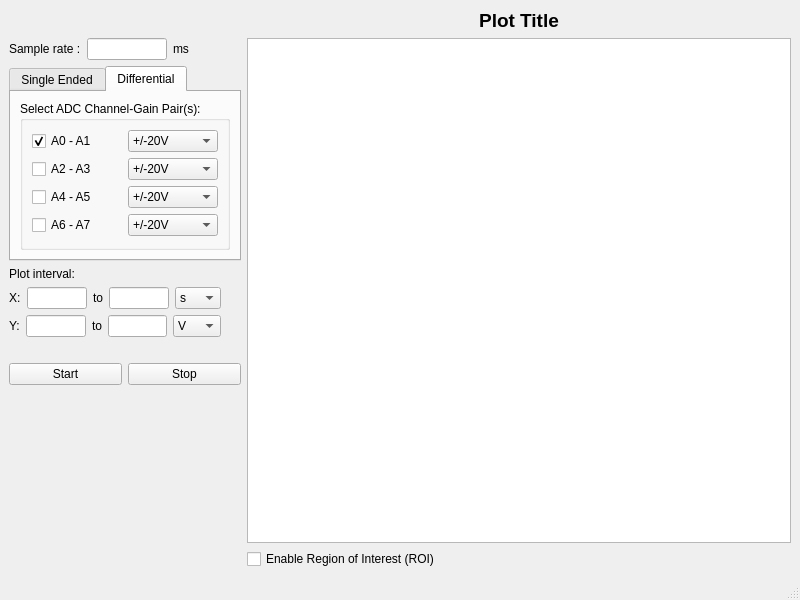
<?xml version="1.0" encoding="UTF-8"?>
<ui version="4.0">
 <class>MainWindow</class>
 <widget class="QMainWindow" name="MainWindow">
  <property name="geometry">
   <rect>
    <x>0</x>
    <y>0</y>
    <width>800</width>
    <height>600</height>
   </rect>
  </property>
  <property name="windowTitle">
   <string>MCC DAQ Monitor</string>
  </property>
  <widget class="QWidget" name="centralwidget">
   <layout class="QGridLayout" name="gridLayout" columnstretch="1,3">
    <item row="1" column="0" rowspan="2">
     <layout class="QVBoxLayout" name="verticalLayout">
      <item>
       <layout class="QHBoxLayout" name="horizontalLayout">
        <item>
         <widget class="QLabel" name="label">
          <property name="text">
           <string>Sample rate :</string>
          </property>
         </widget>
        </item>
        <item>
         <widget class="QLineEdit" name="lineEdit_sample_rate">
          <property name="sizePolicy">
           <sizepolicy hsizetype="Maximum" vsizetype="Fixed">
            <horstretch>0</horstretch>
            <verstretch>0</verstretch>
           </sizepolicy>
          </property>
          <property name="maximumSize">
           <size>
            <width>80</width>
            <height>16777215</height>
           </size>
          </property>
          <property name="maxLength">
           <number>5</number>
          </property>
          <property name="frame">
           <bool>true</bool>
          </property>
          <property name="alignment">
           <set>Qt::AlignRight|Qt::AlignTrailing|Qt::AlignVCenter</set>
          </property>
         </widget>
        </item>
        <item>
         <widget class="QLabel" name="label_2">
          <property name="sizePolicy">
           <sizepolicy hsizetype="Preferred" vsizetype="Preferred">
            <horstretch>0</horstretch>
            <verstretch>0</verstretch>
           </sizepolicy>
          </property>
          <property name="text">
           <string>ms</string>
          </property>
         </widget>
        </item>
        <item>
         <spacer name="horizontalSpacer">
          <property name="orientation">
           <enum>Qt::Horizontal</enum>
          </property>
          <property name="sizeType">
           <enum>QSizePolicy::Expanding</enum>
          </property>
          <property name="sizeHint" stdset="0">
           <size>
            <width>40</width>
            <height>20</height>
           </size>
          </property>
         </spacer>
        </item>
       </layout>
      </item>
      <item>
       <widget class="QTabWidget" name="tabWidget">
        <property name="sizePolicy">
         <sizepolicy hsizetype="Expanding" vsizetype="Maximum">
          <horstretch>0</horstretch>
          <verstretch>0</verstretch>
         </sizepolicy>
        </property>
        <property name="currentIndex">
         <number>1</number>
        </property>
        <widget class="QWidget" name="tab_single">
         <attribute name="title">
          <string>Single Ended</string>
         </attribute>
         <layout class="QVBoxLayout" name="verticalLayout_2">
          <item>
           <widget class="QGroupBox" name="groupBox_2">
            <property name="title">
             <string>Select ADC Channel(s): 0 - 10V</string>
            </property>
            <layout class="QGridLayout" name="gridLayout_2">
             <item row="2" column="1">
              <widget class="QCheckBox" name="checkBox_chan5">
               <property name="text">
                <string>A5 (Pin 8)</string>
               </property>
              </widget>
             </item>
             <item row="0" column="0">
              <widget class="QCheckBox" name="checkBox_chan0">
               <property name="text">
                <string>A0 (Pin 1)</string>
               </property>
               <property name="checked">
                <bool>true</bool>
               </property>
              </widget>
             </item>
             <item row="0" column="1">
              <widget class="QCheckBox" name="checkBox_chan1">
               <property name="text">
                <string>A1 (Pin 2)</string>
               </property>
              </widget>
             </item>
             <item row="1" column="1">
              <widget class="QCheckBox" name="checkBox_chan3">
               <property name="text">
                <string>A3 (Pin 5)</string>
               </property>
              </widget>
             </item>
             <item row="2" column="0">
              <widget class="QCheckBox" name="checkBox_chan4">
               <property name="text">
                <string>A4 (Pin 7)</string>
               </property>
              </widget>
             </item>
             <item row="1" column="0">
              <widget class="QCheckBox" name="checkBox_chan2">
               <property name="text">
                <string>A2 (Pin 4)</string>
               </property>
              </widget>
             </item>
             <item row="3" column="0">
              <widget class="QCheckBox" name="checkBox_chan6">
               <property name="text">
                <string>A6 (Pin 10)</string>
               </property>
              </widget>
             </item>
             <item row="3" column="1">
              <widget class="QCheckBox" name="checkBox_chan7">
               <property name="text">
                <string>A7 (Pin 11)</string>
               </property>
              </widget>
             </item>
            </layout>
           </widget>
          </item>
         </layout>
        </widget>
        <widget class="QWidget" name="tab_diff">
         <attribute name="title">
          <string>Differential</string>
         </attribute>
         <layout class="QVBoxLayout" name="verticalLayout_3">
          <item>
           <widget class="QGroupBox" name="groupBox_3">
            <property name="title">
             <string>Select ADC Channel-Gain Pair(s):</string>
            </property>
            <layout class="QGridLayout" name="gridLayout_3">
             <item row="3" column="0">
              <widget class="QCheckBox" name="checkBox_chan32">
               <property name="text">
                <string>A2 - A3</string>
               </property>
              </widget>
             </item>
             <item row="5" column="0">
              <widget class="QCheckBox" name="checkBox_chan76">
               <property name="text">
                <string>A6 - A7</string>
               </property>
              </widget>
             </item>
             <item row="4" column="0">
              <widget class="QCheckBox" name="checkBox_chan54">
               <property name="text">
                <string>A4 - A5</string>
               </property>
              </widget>
             </item>
             <item row="0" column="0">
              <widget class="QCheckBox" name="checkBox_chan10">
               <property name="text">
                <string>A0 - A1</string>
               </property>
               <property name="checked">
                <bool>true</bool>
               </property>
              </widget>
             </item>
             <item row="0" column="1">
              <widget class="QComboBox" name="comboBox_gain_1">
               <item>
                <property name="text">
                 <string>+/-20V</string>
                </property>
               </item>
               <item>
                <property name="text">
                 <string>+/-10V</string>
                </property>
               </item>
               <item>
                <property name="text">
                 <string>+/-5V</string>
                </property>
               </item>
               <item>
                <property name="text">
                 <string>+/-4V</string>
                </property>
               </item>
               <item>
                <property name="text">
                 <string>+/-2.5V</string>
                </property>
               </item>
               <item>
                <property name="text">
                 <string>+/-2V</string>
                </property>
               </item>
               <item>
                <property name="text">
                 <string>+/-1.25V</string>
                </property>
               </item>
               <item>
                <property name="text">
                 <string>+/-1V</string>
                </property>
               </item>
              </widget>
             </item>
             <item row="3" column="1">
              <widget class="QComboBox" name="comboBox_gain_2">
               <item>
                <property name="text">
                 <string>+/-20V</string>
                </property>
               </item>
               <item>
                <property name="text">
                 <string>+/-10V</string>
                </property>
               </item>
               <item>
                <property name="text">
                 <string>+/-5V</string>
                </property>
               </item>
               <item>
                <property name="text">
                 <string>+/-4V</string>
                </property>
               </item>
               <item>
                <property name="text">
                 <string>+/-2.5V</string>
                </property>
               </item>
               <item>
                <property name="text">
                 <string>+/-2V</string>
                </property>
               </item>
               <item>
                <property name="text">
                 <string>+/-1.25V</string>
                </property>
               </item>
               <item>
                <property name="text">
                 <string>+/-1V</string>
                </property>
               </item>
              </widget>
             </item>
             <item row="4" column="1">
              <widget class="QComboBox" name="comboBox_gain_3">
               <item>
                <property name="text">
                 <string>+/-20V</string>
                </property>
               </item>
               <item>
                <property name="text">
                 <string>+/-10V</string>
                </property>
               </item>
               <item>
                <property name="text">
                 <string>+/-5V</string>
                </property>
               </item>
               <item>
                <property name="text">
                 <string>+/-4V</string>
                </property>
               </item>
               <item>
                <property name="text">
                 <string>+/-2.5V</string>
                </property>
               </item>
               <item>
                <property name="text">
                 <string>+/-2V</string>
                </property>
               </item>
               <item>
                <property name="text">
                 <string>+/-1.25V</string>
                </property>
               </item>
               <item>
                <property name="text">
                 <string>+/-1V</string>
                </property>
               </item>
              </widget>
             </item>
             <item row="5" column="1">
              <widget class="QComboBox" name="comboBox_gain_4">
               <item>
                <property name="text">
                 <string>+/-20V</string>
                </property>
               </item>
               <item>
                <property name="text">
                 <string>+/-10V</string>
                </property>
               </item>
               <item>
                <property name="text">
                 <string>+/-5V</string>
                </property>
               </item>
               <item>
                <property name="text">
                 <string>+/-4V</string>
                </property>
               </item>
               <item>
                <property name="text">
                 <string>+/-2.5V</string>
                </property>
               </item>
               <item>
                <property name="text">
                 <string>+/-2V</string>
                </property>
               </item>
               <item>
                <property name="text">
                 <string>+/-1.25V</string>
                </property>
               </item>
               <item>
                <property name="text">
                 <string>+/-1V</string>
                </property>
               </item>
              </widget>
             </item>
            </layout>
           </widget>
          </item>
         </layout>
        </widget>
       </widget>
      </item>
      <item>
       <widget class="QLabel" name="label_7">
        <property name="sizePolicy">
         <sizepolicy hsizetype="Preferred" vsizetype="Maximum">
          <horstretch>0</horstretch>
          <verstretch>0</verstretch>
         </sizepolicy>
        </property>
        <property name="text">
         <string>Plot interval:</string>
        </property>
       </widget>
      </item>
      <item>
       <layout class="QHBoxLayout" name="horizontalLayout_2">
        <item>
         <widget class="QLabel" name="label_3">
          <property name="text">
           <string>X:</string>
          </property>
         </widget>
        </item>
        <item>
         <widget class="QLineEdit" name="lineEdit_tmin">
          <property name="sizePolicy">
           <sizepolicy hsizetype="Maximum" vsizetype="Fixed">
            <horstretch>0</horstretch>
            <verstretch>0</verstretch>
           </sizepolicy>
          </property>
          <property name="maximumSize">
           <size>
            <width>80</width>
            <height>16777215</height>
           </size>
          </property>
          <property name="maxLength">
           <number>5</number>
          </property>
          <property name="alignment">
           <set>Qt::AlignCenter</set>
          </property>
         </widget>
        </item>
        <item>
         <widget class="QLabel" name="label_4">
          <property name="text">
           <string>to</string>
          </property>
         </widget>
        </item>
        <item>
         <widget class="QLineEdit" name="lineEdit_tmax">
          <property name="sizePolicy">
           <sizepolicy hsizetype="Maximum" vsizetype="Fixed">
            <horstretch>0</horstretch>
            <verstretch>0</verstretch>
           </sizepolicy>
          </property>
          <property name="maximumSize">
           <size>
            <width>80</width>
            <height>16777215</height>
           </size>
          </property>
          <property name="maxLength">
           <number>5</number>
          </property>
          <property name="alignment">
           <set>Qt::AlignCenter</set>
          </property>
         </widget>
        </item>
        <item>
         <widget class="QComboBox" name="comboBox_time">
          <item>
           <property name="text">
            <string>s</string>
           </property>
          </item>
          <item>
           <property name="text">
            <string>ms</string>
           </property>
          </item>
          <item>
           <property name="text">
            <string>us</string>
           </property>
          </item>
         </widget>
        </item>
        <item>
         <spacer name="horizontalSpacer_2">
          <property name="orientation">
           <enum>Qt::Horizontal</enum>
          </property>
          <property name="sizeHint" stdset="0">
           <size>
            <width>40</width>
            <height>20</height>
           </size>
          </property>
         </spacer>
        </item>
       </layout>
      </item>
      <item>
       <layout class="QHBoxLayout" name="horizontalLayout_3">
        <item>
         <widget class="QLabel" name="label_5">
          <property name="text">
           <string>Y:</string>
          </property>
         </widget>
        </item>
        <item>
         <widget class="QLineEdit" name="lineEdit_ymin">
          <property name="sizePolicy">
           <sizepolicy hsizetype="Maximum" vsizetype="Fixed">
            <horstretch>0</horstretch>
            <verstretch>0</verstretch>
           </sizepolicy>
          </property>
          <property name="maximumSize">
           <size>
            <width>80</width>
            <height>16777215</height>
           </size>
          </property>
          <property name="maxLength">
           <number>5</number>
          </property>
          <property name="alignment">
           <set>Qt::AlignCenter</set>
          </property>
         </widget>
        </item>
        <item>
         <widget class="QLabel" name="label_6">
          <property name="text">
           <string>to</string>
          </property>
         </widget>
        </item>
        <item>
         <widget class="QLineEdit" name="lineEdit_ymax">
          <property name="sizePolicy">
           <sizepolicy hsizetype="Maximum" vsizetype="Fixed">
            <horstretch>0</horstretch>
            <verstretch>0</verstretch>
           </sizepolicy>
          </property>
          <property name="maximumSize">
           <size>
            <width>80</width>
            <height>16777215</height>
           </size>
          </property>
          <property name="maxLength">
           <number>5</number>
          </property>
          <property name="alignment">
           <set>Qt::AlignCenter</set>
          </property>
         </widget>
        </item>
        <item>
         <widget class="QComboBox" name="comboBox_y">
          <item>
           <property name="text">
            <string>V</string>
           </property>
          </item>
          <item>
           <property name="text">
            <string>mV</string>
           </property>
          </item>
          <item>
           <property name="text">
            <string>uV</string>
           </property>
          </item>
         </widget>
        </item>
        <item>
         <spacer name="horizontalSpacer_3">
          <property name="orientation">
           <enum>Qt::Horizontal</enum>
          </property>
          <property name="sizeHint" stdset="0">
           <size>
            <width>40</width>
            <height>20</height>
           </size>
          </property>
         </spacer>
        </item>
       </layout>
      </item>
      <item>
       <spacer name="verticalSpacer_2">
        <property name="orientation">
         <enum>Qt::Vertical</enum>
        </property>
        <property name="sizeType">
         <enum>QSizePolicy::Fixed</enum>
        </property>
        <property name="sizeHint" stdset="0">
         <size>
          <width>20</width>
          <height>20</height>
         </size>
        </property>
       </spacer>
      </item>
      <item>
       <layout class="QHBoxLayout" name="horizontalLayout_4">
        <item>
         <widget class="QPushButton" name="pushButton_start">
          <property name="text">
           <string>Start</string>
          </property>
         </widget>
        </item>
        <item>
         <widget class="QPushButton" name="pushButton_stop">
          <property name="text">
           <string>Stop</string>
          </property>
         </widget>
        </item>
       </layout>
      </item>
     </layout>
    </item>
    <item row="0" column="1">
     <widget class="QLabel" name="label_title">
      <property name="sizePolicy">
       <sizepolicy hsizetype="Preferred" vsizetype="Maximum">
        <horstretch>0</horstretch>
        <verstretch>0</verstretch>
       </sizepolicy>
      </property>
      <property name="font">
       <font>
        <pointsize>14</pointsize>
        <weight>75</weight>
        <bold>true</bold>
       </font>
      </property>
      <property name="lineWidth">
       <number>1</number>
      </property>
      <property name="text">
       <string>Plot Title</string>
      </property>
      <property name="alignment">
       <set>Qt::AlignCenter</set>
      </property>
     </widget>
    </item>
    <item row="1" column="1" rowspan="3">
     <widget class="PlotWidget" name="plotWidget"/>
    </item>
    <item row="4" column="1">
     <widget class="QCheckBox" name="checkBox_roi">
      <property name="text">
       <string>Enable Region of Interest (ROI)</string>
      </property>
     </widget>
    </item>
    <item row="3" column="0" rowspan="2">
     <spacer name="verticalSpacer">
      <property name="orientation">
       <enum>Qt::Vertical</enum>
      </property>
      <property name="sizeHint" stdset="0">
       <size>
        <width>20</width>
        <height>40</height>
       </size>
      </property>
     </spacer>
    </item>
   </layout>
   <zorder>verticalSpacer</zorder>
   <zorder>plotWidget</zorder>
   <zorder>label_title</zorder>
   <zorder>checkBox_roi</zorder>
  </widget>
  <widget class="QMenuBar" name="menubar">
   <property name="geometry">
    <rect>
     <x>0</x>
     <y>0</y>
     <width>800</width>
     <height>25</height>
    </rect>
   </property>
  </widget>
  <widget class="QStatusBar" name="statusbar"/>
 </widget>
 <customwidgets>
  <customwidget>
   <class>PlotWidget</class>
   <extends>QGraphicsView</extends>
   <header>pyqtgraph</header>
  </customwidget>
 </customwidgets>
 <tabstops>
  <tabstop>lineEdit_sample_rate</tabstop>
  <tabstop>tabWidget</tabstop>
  <tabstop>checkBox_chan0</tabstop>
  <tabstop>checkBox_chan1</tabstop>
  <tabstop>checkBox_chan2</tabstop>
  <tabstop>checkBox_chan3</tabstop>
  <tabstop>checkBox_chan4</tabstop>
  <tabstop>checkBox_chan5</tabstop>
  <tabstop>checkBox_chan6</tabstop>
  <tabstop>checkBox_chan7</tabstop>
  <tabstop>checkBox_chan10</tabstop>
  <tabstop>comboBox_gain_1</tabstop>
  <tabstop>checkBox_chan32</tabstop>
  <tabstop>comboBox_gain_2</tabstop>
  <tabstop>checkBox_chan54</tabstop>
  <tabstop>comboBox_gain_3</tabstop>
  <tabstop>checkBox_chan76</tabstop>
  <tabstop>comboBox_gain_4</tabstop>
  <tabstop>lineEdit_tmin</tabstop>
  <tabstop>lineEdit_tmax</tabstop>
  <tabstop>comboBox_time</tabstop>
  <tabstop>lineEdit_ymin</tabstop>
  <tabstop>lineEdit_ymax</tabstop>
  <tabstop>comboBox_y</tabstop>
  <tabstop>pushButton_start</tabstop>
  <tabstop>pushButton_stop</tabstop>
  <tabstop>plotWidget</tabstop>
 </tabstops>
 <resources/>
 <connections/>
</ui>
